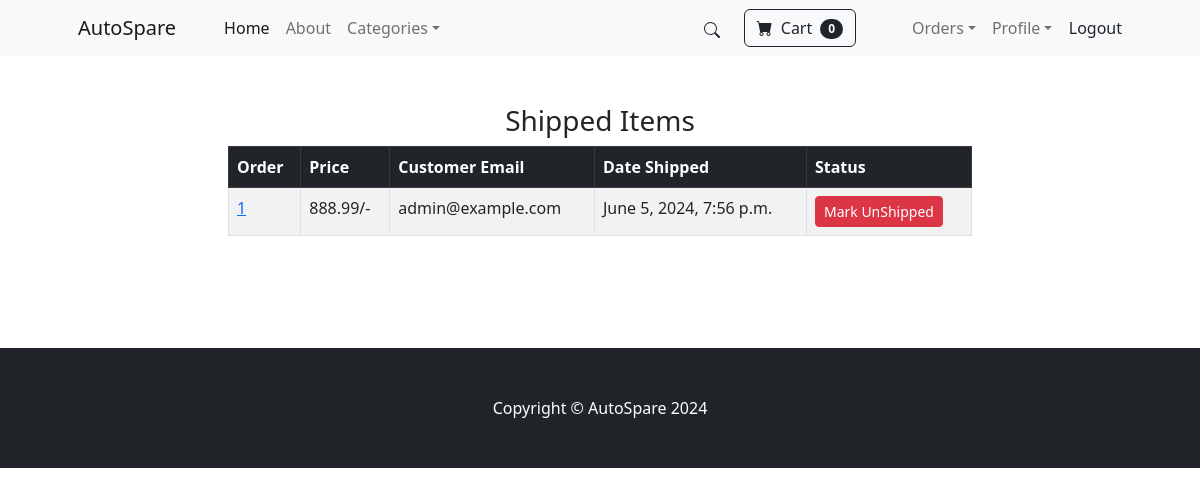
Before: /payment/shipped_dash (signed in) with the older database file.
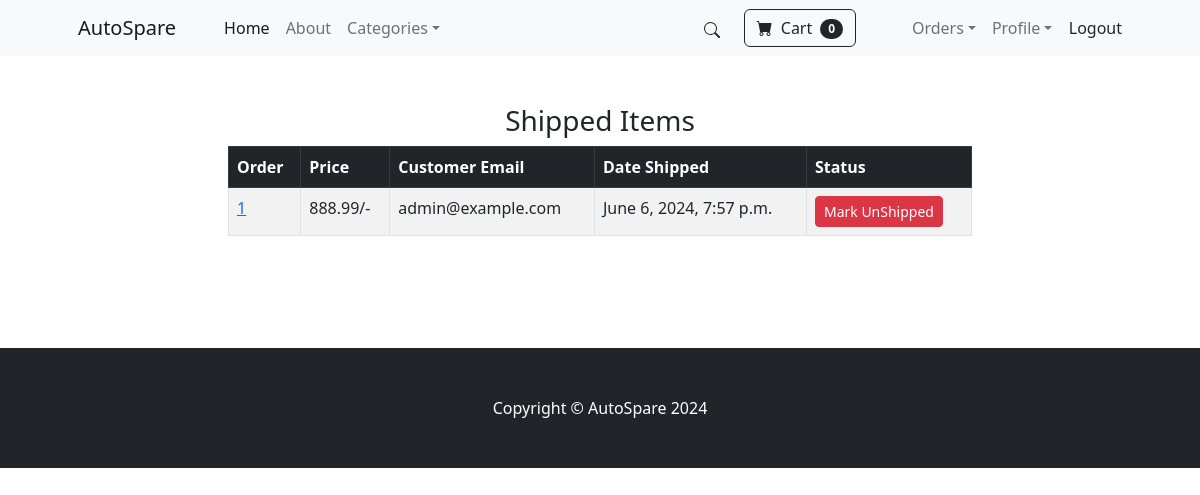
After: the same page with the newer database file.
### payment/models.py (models this page shows, shortened)
class Order(models.Model):
    user = models.ForeignKey(User, on_delete=models.CASCADE, null=True, blank=True)
    full_name = models.CharField(max_length=250)
    email = models.EmailField(max_length=250)
    shipping_address = models.TextField(max_length=15000)
    amount_paid = models.DecimalField(max_digits=10, decimal_places=2)
    date_ordered = models.DateTimeField(auto_now_add=True)
    shipped = models.BooleanField(default=False)
    date_shipped = models.DateTimeField(blank=True, null=True)

### payment/views.py (the view, shortened to what this page needs)
# urls.py: path('shipped_dash', views.shipped_dash, name='shipped_dash'),
def shipped_dash(request):
    if request.user.is_authenticated and request.user.is_superuser:
        orders = Order.objects.filter(shipped=True)
        return render(request, "payment/shipped_dash.html", {"orders":orders})
    else:
        messages.success(request, "Access Denied!")
        return redirect('home')

### cart/cart.py (called while the page is built)
    def __len__(self):
        return len(self.cart)

### cart/context_processors.py (called while the page is built)
def cart(request):
    return {'cart': Cart(request)}

### payment/templates/payment/shipped_dash.html (shortened to what this page needs)
{% extends 'base.html' %}
{% block content %}
<div class="container">
    <div class="row">
        <center>
            <div class="col-8">
                <br><br>
                <h3>Shipped Items</h3>
                <table class="table table-striped table-hover table-bordered">
                    <thead class="table-dark">
                        <tr>
                            <th scope="col">Order</th>
                            <th scope="col">Price</th>
                            <th scope="col">Customer Email</th>
                            <th scope="col">Date Shipped</th>
                            <th scope="col">Status</th>
                        </tr>
                    </thead>
                    <tbody>
                        {% for item in orders %}
                        <tr>
                            <td><a href="{% url 'orders' item.id %}">{{ item.id }}</a></td>
                            <td>{{ item.amount_paid }}/-</td>
                            <td>{{ item.email }}</td>
                            <td>{{ item.date_shipped }}</td>
                            <td>
                                <form method="POST">
                                    <button type="submit" class="btn btn-danger btn-sm">Mark UnShipped</button>
                                </form>
                            </td>
                        </tr>
                        {% endfor %}
                    </tbody>
                </table>
                <br /><br />
                <br /><br />
            </div>
        </center>
    </div>
</div>
{% endblock %}

Changed rows visible on the page:
changed Order "admin@example.com": date_shipped "June 5, 2024, 7:56 p.m." → "June 6, 2024, 7:57 p.m."
